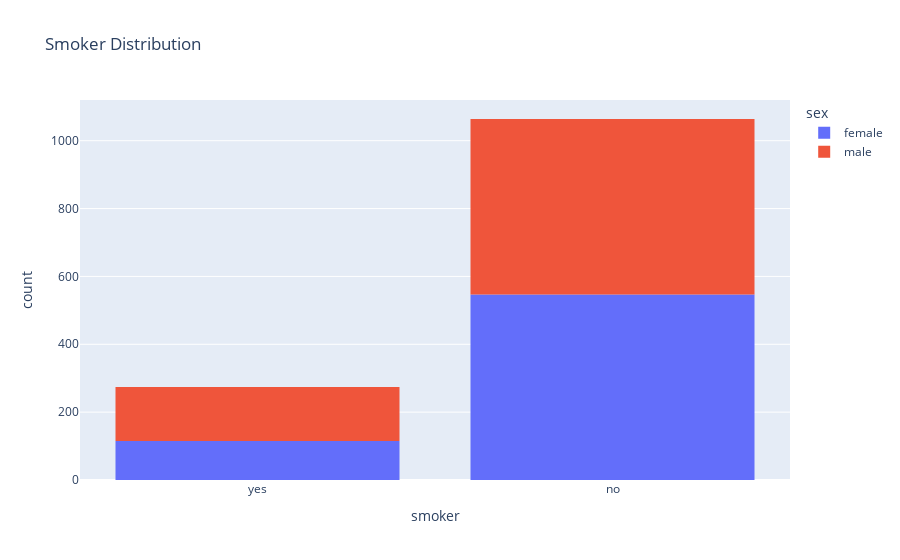

Notebook code for this chart:
### Code cell
px.histogram(medical_df, x='smoker', color='sex', title='Smoker Distribution')

### Figure 1 — Plotly figure (JSON) as saved in the notebook; plotly's stock layout.template omitted (floating-point values rounded to 4 significant figures; data arrays with more than 128 entries replaced by an {"elided": "..."} marker saying what was removed)
{"data": [{"alignmentgroup": "True", "bingroup": "x", "hovertemplate": "sex=female<br>smoker=%{x}<br>count=%{y}<extra></extra>", "legendgroup": "female", "marker": {"color": "#636efa", "pattern": {"shape": ""}}, "name": "female", "offsetgroup": "female", "orientation": "v", "showlegend": true, "type": "histogram", "x": {"elided": "662 str values"}, "xaxis": "x", "yaxis": "y"}, {"alignmentgroup": "True", "bingroup": "x", "hovertemplate": "sex=male<br>smoker=%{x}<br>count=%{y}<extra></extra>", "legendgroup": "male", "marker": {"color": "#EF553B", "pattern": {"shape": ""}}, "name": "male", "offsetgroup": "male", "orientation": "v", "showlegend": true, "type": "histogram", "x": {"elided": "676 str values"}, "xaxis": "x", "yaxis": "y"}], "layout": {"autosize": true, "barmode": "relative", "legend": {"title": {"text": "sex"}, "tracegroupgap": 0}, "title": {"text": "Smoker Distribution"}, "xaxis": {"anchor": "y", "autorange": true, "domain": [0, 1], "range": [-0.5, 1.5], "title": {"text": "smoker"}, "type": "category"}, "yaxis": {"anchor": "x", "autorange": true, "domain": [0, 1], "range": [0, 1120], "title": {"text": "count"}}}}
